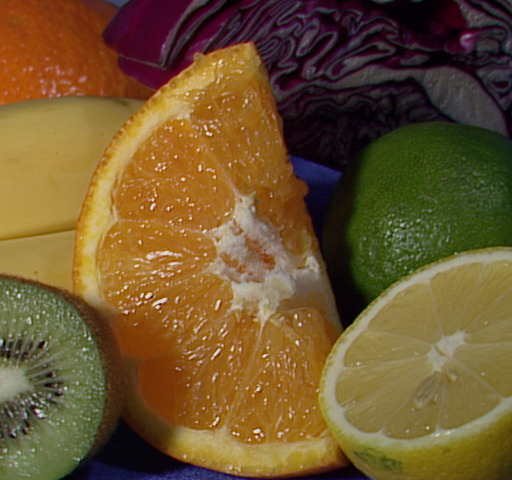
//> input picture 4-Use_array/Use_array/Use_array/Fruits.jpg, 512 x 480 px
$ ./use-array   (built with g++ and OpenCV 4)
//> lines starting //> are read from the running program, lines starting //| are printed output that depends on the picture
#include "cv.h"
#include "highgui.h"
#include"iostream"
using namespace std;
void ReadImageData(unsigned char *src, int rows, int cols, int width_step, unsigned char **dst)
{
	for(int i=0;i<=rows-1;i++)
	{
		for(int j=0;j<=cols-1;j++)
		{
			//dst[i][j]=src[i*width_step+j];       值传递与问题！
		    *(*(dst+i)+j)=src[i*width_step+j];
		}
	}
}

void WriteImageData(unsigned char **src, int rows, int cols, int width_step, unsigned char *dst)
{
	for(int i=0;i<=rows-1;i++)
	{
		for(int j=0;j<=cols-1;j++)
		{
			//dst[i*width_step+j]=csrc[i][j];
			*(dst+(i*width_step+j))=src[i][j];
		}
	}
}

void FlipImageUpDown(unsigned char **img, int rows, int cols)
{
	int p=0,q=rows-1;
	unsigned char p_temp[1000];
	while(p<q)   //       (p!=q)不能这样判断
	{
		for(int i=0;i<cols;i++)
			p_temp[i]=*(*(img+p)+i);
		for(int i=0;i<cols;i++)
			*(*(img+p)+i)=*(*(img+q)+i);
		for(int i=0;i<cols;i++)
			*(*(img+q)+i)=p_temp[i];
		p++;
		q--;
	}
}

void FlipImageLeftRight(unsigned char **img, int rows, int cols)
{
    int p=0,q=cols-1;
	unsigned char p_temp[1000];
	while(p<q)   //(p!=q)不能这样判断
	{
		for(int i=0;i<rows;i++)
			p_temp[i]=*(*(img+i)+p);
		for(int i=0;i<rows;i++)
			*(*(img+i)+p)=*(*(img+i)+q);
		for(int i=0;i<rows;i++)
			*(*(img+i)+q)=p_temp[i];
		p++;
		q--;
	}
}
 void aHarfTob(unsigned char **src, int rows, int cols, int width_step, unsigned char **dst)
 {
	for(int i=0;i<=(rows-1)/2;i++)
	{
		for(int j=0;j<=(cols-1)/2;j++)
			*(*(dst+i)+j)=src[i*2+1][j*2+1];
	}
 }


int main(int argc, char* argv[])
{
	IplImage* img = cvLoadImage("Fruits.jpg", CV_LOAD_IMAGE_GRAYSCALE);
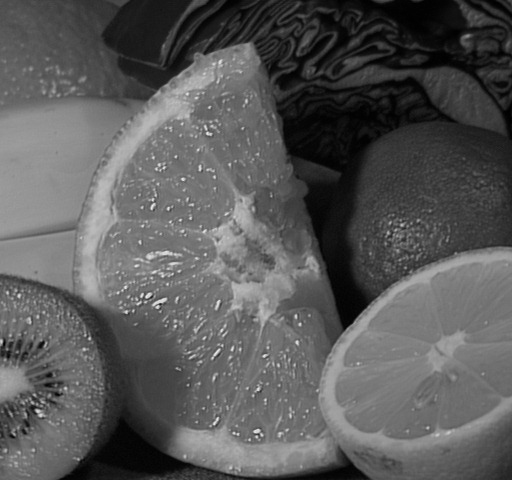
//> img: 480 rows x 512 cols, CV_8UC1; min 0, max 238, mean 88.7
	cvNamedWindow("Image", CV_WINDOW_AUTOSIZE);//创建窗口
	cvShowImage("Image", img);//显示图像
	cvWaitKey(0); //等待按键

	unsigned char *img_data = (unsigned char *)(img->imageData); //读取图像
	int height = img->height;    //获取图像高度（行数）
//> height = 480
	int width = img->width;      //获取图像宽度（列数）
//> width = 512
	int width_step = img->widthStep;    //获取图像每行所占的字节数
//> width_step = 512

	// 判断width_step是否等于列数*每个元素所占字节数
	// write your code here
	if((img->width)*sizeof( unsigned char)==width_step)
		cout<<"width_step等于列数*每个元素所占字节数"<<endl;
	else
		cout<<"width_step不等于列数*每个元素所占字节数"<<endl;
	// 声明二维数组a，大小是height*width，unsigned char类型;
	// write your code here
	unsigned char **a;
	a=new unsigned char*[height];
	for(int i=0;i<height;i++)
	{
		a[i]=new unsigned char[width];
	}
	// 读取图像数据到二维数组a中，实现函数ReadImageData
	// 比如这样调用ReadImageData（img_data, height, width, width_step, a）；
	ReadImageData(img_data, height, width, width_step, a);
	// 上下翻转图像
	// 调用FlipImageUpDown
	FlipImageUpDown(a,height, width);
//> after the loop in FlipImageUpDown, `while(p<q)`: p_temp = 1000 values, max 188 at index 199, min 0 at index 512, mean 51.9; p = 240; q = 239
	// 将数组a的数据写回源图像的内存区（img_data指针所指的区域），即调用WriteImageData
	WriteImageData(a, height, width,width_step ,img_data);
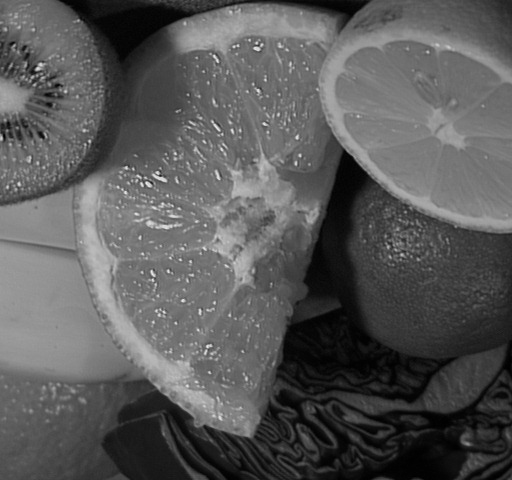
//> img: 480 rows x 512 cols, CV_8UC1; min 0, max 238, mean 88.7
	cvShowImage("Image", img);
	cvWaitKey(0); //等待按键
	// 左右翻转图像
	// 调用FlipImageLeftRight
	FlipImageLeftRight(a, height, width);
//> after the loop in FlipImageLeftRight, `while(p<q)`: p_temp = 1000 values, max 226 at index 47, min 0 at index 480, mean 50.48; p = 256; q = 255
	// 调用WriteImageData
	WriteImageData(a, height, width,width_step ,img_data);
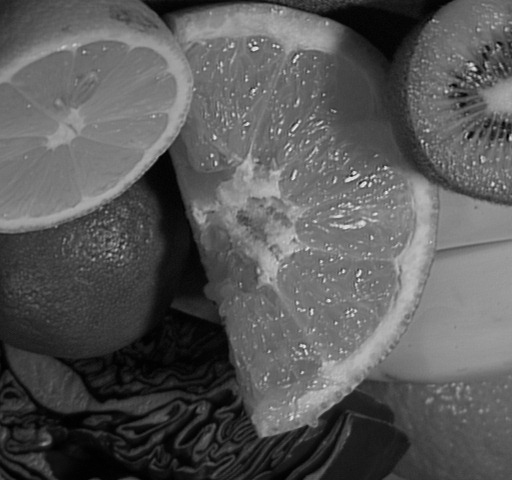
//> img: 480 rows x 512 cols, CV_8UC1; min 0, max 238, mean 88.7
	cvShowImage("Image", img);
	cvWaitKey(0); //等待按键
	/// 动态分配二维数组b，用来存储缩小后的图像
	unsigned char **b;
	b=new unsigned char* [height/2];
	for(int i=0;i<height/2;i++)
	{
		b[i]=new unsigned char[width/2];
	}
	/// 将原图缩小为原尺寸的一半，结果存入b中，添加相应的函数实现
	// write your code here
	 aHarfTob(a,height, width,width_step/2, b);
	 IplImage *img2 = cvCreateImage(cvSize(width/2, height/2), IPL_DEPTH_8U, 1);
	//   WriteImageData(b, img2->width, img2->height, img2->widthStep, (unsigned char*)(img2->imageData));
	 //将数组b的数据写入
	 WriteImageData(b, (img2->height), (img2->width),(img2->widthStep), (unsigned char*)(img2->imageData));
	cvShowImage("Image", img2);
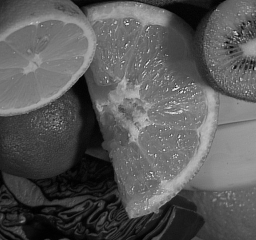
//> window 'Image': 240 rows x 256 cols, CV_8UC1; min 0, max 238, mean 88.7
	cvWaitKey(0); //等待按键

	cvDestroyWindow("Image");//销毁窗口
	cvReleaseImage(&img); //释放图像
	cvReleaseImage(&img2); //释放图像
    // 释放二维数组a和b的空间
	 delete []a;
	 delete[]b;
	return 0;
}
